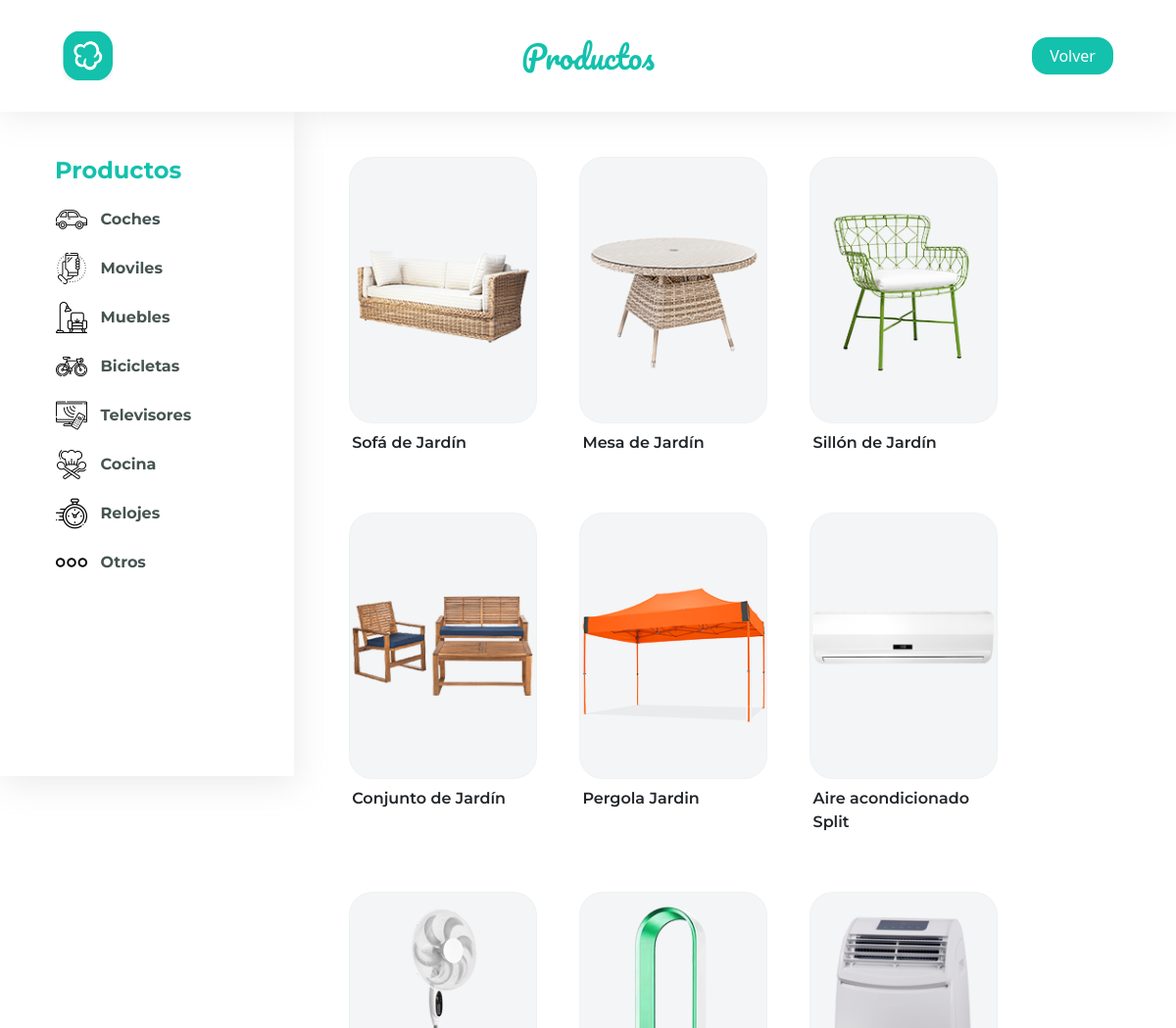
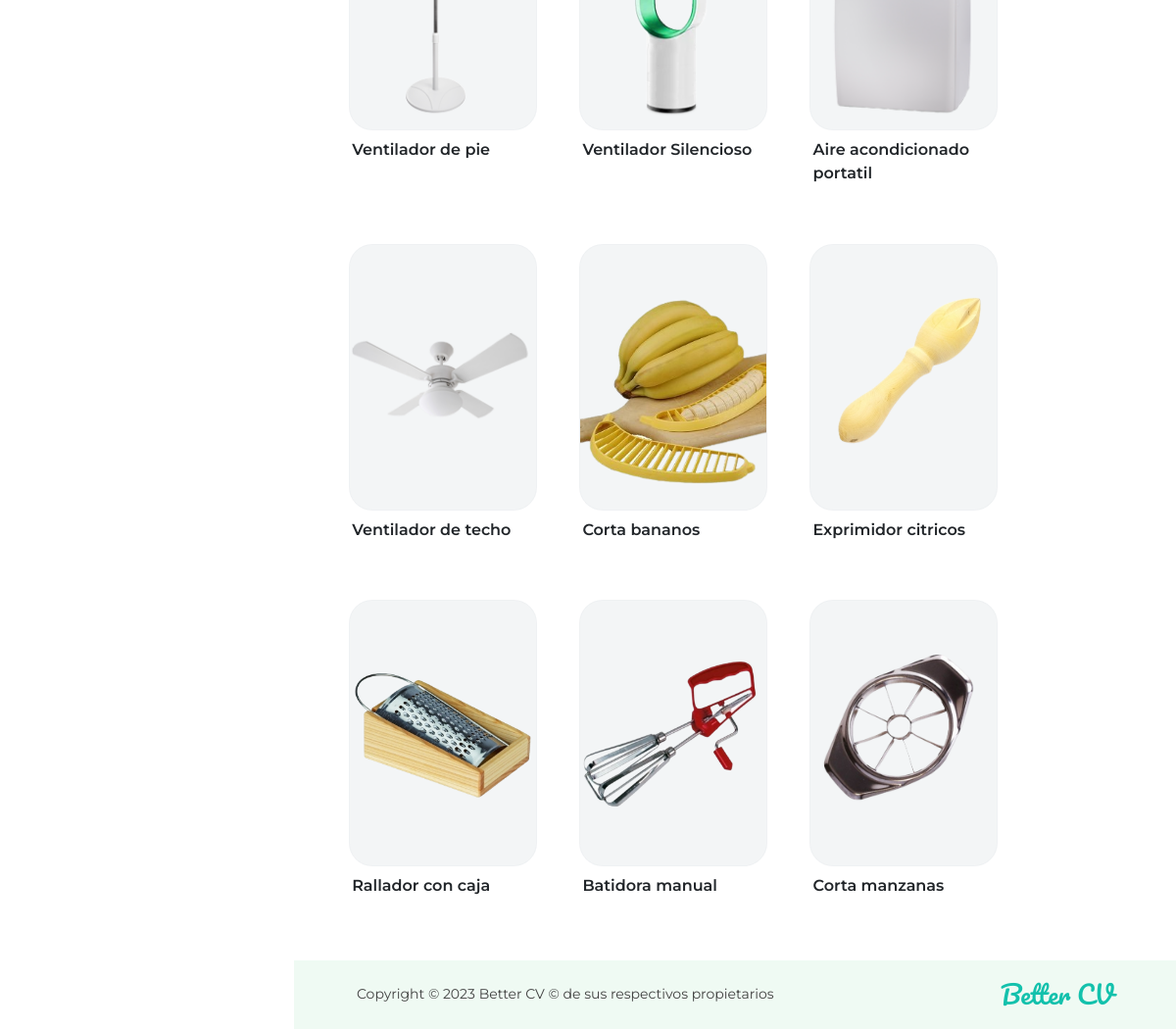
The app's page /pag-busquedas/index.php with its own data (2 pictures, top to bottom).
### tables this page shows
CREATE TABLE `productos` (
  `id_prod` int(10) NOT NULL,
  `nombre_prod` varchar(50) NOT NULL,
  `id_vendedor` int(10) NOT NULL,
  `foto_prod` varchar(100) NOT NULL,
  `precio_prod` int(20) NOT NULL,
  `tipo_prod` varchar(50) NOT NULL,
  `etiqueta_producto` varchar(50) NOT NULL,
  `descuento` int(10) NOT NULL
);

### pag-busquedas/index.php (the view, shortened to what this page needs)
<!DOCTYPE html>
<html lang="en">
<head>
    <link rel="stylesheet" href="vendedores.css">
    <link href="https://cdn.jsdelivr.net/npm/bootstrap@5.3.1/dist/css/bootstrap.min.css" rel="stylesheet">
</head>
<body>
    <nav>
        <div class="logo"><a href="../pag-busquedas/index.php?desc=."><img src="../img/logo-cv.png" alt=""></a></div>
        <div><p class="m-0">Productos</p></div>
        <div class="end">
            <button onclick="location.href='../index.php'">Volver</button>
        </div>
    </nav>
    <main>
        <section class="lateral">
            <h5>Productos</h5>
            <div class="eleccion">
                <img src="../img/iconos/coche.png" alt="coches">
                <a href="../pag-busquedas/index.php?desc=coches">Coches</a>
            </div>
            <div class="eleccion">
                <img src="../img/iconos/telefono-inteligente.png" alt="moviles">
                <a href="../pag-busquedas/index.php?desc=moviles">Moviles</a>
            </div>
            <div class="eleccion">
                <img src="../img/iconos/muebles.png" alt="muebles">
                <a href="../pag-busquedas/index.php?desc=muebles">Muebles</a>
            </div>
            <div class="eleccion">
                <img src="../img/iconos/bicicleta.png" alt="bicicletas">
                <a href="../pag-busquedas/index.php?desc=bicicletas">Bicicletas</a>
            </div>
            <div class="eleccion">
                <img src="../img/iconos/televisor.png" alt="televisores">
                <a href="../pag-busquedas/index.php?desc=televisores">Televisores</a>
            </div>
            <div class="eleccion">
                <img src="../img/iconos/cocina.png" alt="cocina">
                <a href="../pag-busquedas/index.php?desc=cocina">Cocina</a>
            </div>
            <div class="eleccion">
                <img src="../img/iconos/reloj.png" alt="reloj">
                <a href="../pag-busquedas/index.php?desc=reloj">Relojes</a>
            </div>
            <div class="eleccion">
                <img src="../img/iconos/otros.png" alt="otros">
                <a href="../pag-busquedas/index.php?desc=otros">Otros</a>
            </div>
        </section>
        <section class="pantalla">
            <div class="productos">
                <?php
                    $descGET=$_GET['desc'];
                    include ("../conectar.php");
                    $sql_buscar="SELECT * FROM productos WHERE etiqueta_producto LIKE '%$descGET%' OR nombre_prod LIKE '%$descGET%'";
                    $busqueda=mysqli_query($mysql, $sql_buscar);
                    while ($producto=mysqli_fetch_array($busqueda)){
                        echo '
                        <div class="caja">
                            <button data-bs-toggle="modal" data-bs-target="#modal_estructura'.$producto['id_prod'].'" class="img"><img src="../img/'.$producto['foto_prod'].'" alt="foto"></button>
                            <p>'.$producto['nombre_prod'].'</p>
                        </div>
                        ';
                    }
                ?>
            </div>
            <footer>
                <small>Copyright © 2023 Better CV © de sus respectivos propietarios</small>
                <p class="m-0">Better CV</p>
            </footer>
        </section>
    </main>
</body>
</html>

### pag-busquedas/vendedores.css (style rules this page uses)
* { margin: 0; padding: 0; }
nav { width: 100%; display: flex; position: fixed; padding: 2rem 4rem; box-shadow: 0rem 0.2rem 2rem rgba(159, 153, 153, 0.2); background-color: white; z-index: 2; }
nav div { display: flex; flex: 1; justify-content: center; align-items: center; }
nav div p { font-family: "Pacifico", cursive; font-size: 2rem; font-weight: 400; color: #13C1AC; }
nav .logo { display: flex; flex: 1; justify-content: start; align-items: center; }
nav .logo img { width: 3.2rem; }
nav .end { display: flex; justify-content: end; align-items: center; gap: 0.5rem; }
nav .end button { border: 2px solid #13C1AC; border-radius: 1rem; background-color: #13C1AC; padding: 0.3rem 1rem; color: white; font-weight: 500; transition: 0.2s ease-in; }
main { width: 100%; display: flex; }
main .lateral { display: flex; position: fixed; flex-direction: column; justify-content: start; background-color: white; top: 7rem; width: 25%; height: 85vh; padding: 3rem 3rem 2rem 2.5rem; gap: 0.3rem; z-index: 1; box-shadow: 0.2rem 0.5rem 2rem rgba(159, 153, 153, 0.2); }
main .lateral h5 { font-family: "Montserrat", sans-serif; font-size: 1.5rem; font-weight: 700; color: #13C1AC; margin-left: 1rem; }
main .lateral .eleccion { display: flex; position: relative; width: 100%; padding: 0.35rem 0.35rem 0.35rem 1rem; gap: 0.85rem; align-items: center; transition: 0.3s ease-in-out; border: 1px solid transparent; border-radius: 0.5rem; }
main .lateral .eleccion img { width: 2rem; }
main .lateral .eleccion a { text-decoration: none; font-family: "Montserrat", sans-serif; font-size: 1rem; font-weight: 700; color: #465452; }
main .pantalla { display: flex; position: relative; top: 7rem; width: 75%; margin-left: 25%; min-height: 81.7vh; flex-direction: column; }
main .pantalla .productos { width: 100%; display: flex; padding: 3rem 3.5rem 3rem 3.5rem; flex-wrap: wrap; gap: 2.7rem; }
main .pantalla .productos .caja { display: flex; width: 12rem; align-items: start; position: relative; flex-direction: column; gap: 0.5rem; transition: 0.5s ease; }
main .pantalla .productos .caja .img { display: flex; align-items: center; justify-content: center; position: relative; overflow: hidden; -o-object-fit: cover; object-fit: cover; height: 17rem; border: 1px solid rgba(236, 239, 241, 0.6156862745); background-color: rgba(236, 239, 241, 0.6156862745); border-radius: 1.5rem; transition: 0.3s ease; }
main .pantalla .productos .caja .img img { width: 100%; }
main .pantalla .productos .caja p { font-family: "Montserrat", sans-serif; margin-left: 0.2rem; font-weight: 600; }
main .pantalla footer { width: 100%; display: flex; align-items: center; justify-content: space-between; padding: 1rem 4rem; background-color: #EFFAF3; }
main .pantalla footer small { font-family: "Montserrat", sans-serif; color: #424242; }
main .pantalla footer p { font-family: "Pacifico", cursive; font-size: 1.6rem; font-weight: 400; color: #13C1AC; }

### records on screen
productos: foto_prod (picture), nombre_prod "Sofá de Jardín"
productos: foto_prod (picture), nombre_prod "Mesa de Jardín"
productos: foto_prod (picture), nombre_prod "Sillón de Jardín"
productos: foto_prod (picture), nombre_prod "Conjunto de Jardín"
productos: foto_prod (picture), nombre_prod "Pergola Jardin"
productos: foto_prod (picture), nombre_prod "Aire acondicionado Split"
productos: foto_prod (picture), nombre_prod "Ventilador de pie"
productos: foto_prod (picture), nombre_prod "Ventilador Silencioso"
productos: foto_prod (picture), nombre_prod "Aire acondicionado portatil"
productos: foto_prod (picture), nombre_prod "Ventilador de techo"
productos: foto_prod (picture), nombre_prod "Corta bananos"
productos: foto_prod (picture), nombre_prod "Exprimidor citricos"
productos: foto_prod (picture), nombre_prod "Rallador con caja"
productos: foto_prod (picture), nombre_prod "Batidora manual"
productos: foto_prod (picture), nombre_prod "Corta manzanas"
